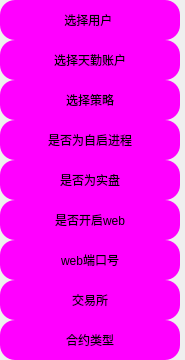
                <widget class="QFrame" name="upper_left_3">
                 <property name="sizePolicy">
                  <sizepolicy hsizetype="Minimum" vsizetype="Expanding">
                   <horstretch>0</horstretch>
                   <verstretch>0</verstretch>
                  </sizepolicy>
                 </property>
                 <property name="minimumSize">
                  <size>
                   <width>185</width>
                   <height>0</height>
                  </size>
                 </property>
                 <property name="maximumSize">
                  <size>
                   <width>185</width>
                   <height>1000</height>
                  </size>
                 </property>
                 <property name="styleSheet">
                  <string notr="true">border:none</string>
                 </property>
                 <property name="frameShape">
                  <enum>QFrame::StyledPanel</enum>
                 </property>
                 <property name="frameShadow">
                  <enum>QFrame::Raised</enum>
                 </property>
                 <layout class="QVBoxLayout" name="verticalLayout_32">
                  <property name="spacing">
                   <number>0</number>
                  </property>
                  <property name="leftMargin">
                   <number>0</number>
                  </property>
                  <property name="topMargin">
                   <number>0</number>
                  </property>
                  <property name="rightMargin">
                   <number>0</number>
                  </property>
                  <property name="bottomMargin">
                   <number>0</number>
                  </property>
                  <item>
                   <widget class="QLabel" name="label_select_clients_name1">
                    <property name="minimumSize">
                     <size>
                      <width>180</width>
                      <height>40</height>
                     </size>
                    </property>
                    <property name="maximumSize">
                     <size>
                      <width>180</width>
                      <height>40</height>
                     </size>
                    </property>
                    <property name="styleSheet">
                     <string notr="true">QLabel {
	font: 700 18pt &quot;等线&quot;;
	background-color: rgb(255, 0, 255);
	border-radius: 15px;
}

QLabel:hover{
	border: 3px solid rgb(0, 255, 0);
}
QLabel:disabled{
	color: rgb(0, 0, 0);
	border-color: rgb(166, 166, 166);
    background-color: rgb(186, 186, 186);
}</string>
                    </property>
                    <property name="text">
                     <string>选择用户 </string>
                    </property>
                    <property name="alignment">
                     <set>Qt::AlignCenter</set>
                    </property>
                    <property name="buddy">
                     <cstring>comboBox_select_clients_name</cstring>
                    </property>
                   </widget>
                  </item>
                  <item>
                   <widget class="QLabel" name="label_select_tq_account">
                    <property name="enabled">
                     <bool>true</bool>
                    </property>
                    <property name="minimumSize">
                     <size>
                      <width>180</width>
                      <height>40</height>
                     </size>
                    </property>
                    <property name="maximumSize">
                     <size>
                      <width>180</width>
                      <height>40</height>
                     </size>
                    </property>
                    <property name="styleSheet">
                     <string notr="true">QLabel {
	font: 700 18pt &quot;等线&quot;;
	background-color: rgb(255, 0, 255);
	border-radius: 15px;
}

QLabel:hover{
	border: 3px solid rgb(0, 255, 0);
}
QLabel:disabled{
	color: rgb(0, 0, 0);
	border-color: rgb(166, 166, 166);
    background-color: rgb(186, 186, 186);
}</string>
                    </property>
                    <property name="text">
                     <string>选择天勤账户</string>
                    </property>
                    <property name="alignment">
                     <set>Qt::AlignCenter</set>
                    </property>
                    <property name="buddy">
                     <cstring>comboBox_select_tq_account</cstring>
                    </property>
                   </widget>
                  </item>
                  <item>
                   <widget class="QLabel" name="label_select_strategy">
                    <property name="enabled">
                     <bool>true</bool>
                    </property>
                    <property name="minimumSize">
                     <size>
                      <width>180</width>
                      <height>40</height>
                     </size>
                    </property>
                    <property name="maximumSize">
                     <size>
                      <width>180</width>
                      <height>40</height>
                     </size>
                    </property>
                    <property name="styleSheet">
                     <string notr="true">QLabel {
	font: 700 18pt &quot;等线&quot;;
	background-color: rgb(255, 0, 255);
	border-radius: 15px;
}

QLabel:hover{
	border: 3px solid rgb(0, 255, 0);
}
QLabel:disabled{
	color: rgb(0, 0, 0);
	border-color: rgb(166, 166, 166);
    background-color: rgb(186, 186, 186);
}</string>
                    </property>
                    <property name="text">
                     <string>选择策略</string>
                    </property>
                    <property name="alignment">
                     <set>Qt::AlignCenter</set>
                    </property>
                    <property name="buddy">
                     <cstring>comboBox_select_strategy</cstring>
                    </property>
                   </widget>
                  </item>
                  <item>
                   <widget class="QLabel" name="label_whether_self_start">
                    <property name="minimumSize">
                     <size>
                      <width>180</width>
                      <height>40</height>
                     </size>
                    </property>
                    <property name="maximumSize">
                     <size>
                      <width>180</width>
                      <height>40</height>
                     </size>
                    </property>
                    <property name="styleSheet">
                     <string notr="true">QLabel {
	font: 700 18pt &quot;等线&quot;;
	background-color: rgb(255, 0, 255);
	border-radius: 15px;
}

QLabel:hover{
	border: 3px solid rgb(0, 255, 0);
}
QLabel:disabled{
	color: rgb(0, 0, 0);
	border-color: rgb(166, 166, 166);
    background-color: rgb(186, 186, 186);
}</string>
                    </property>
                    <property name="text">
                     <string>是否为自启进程</string>
                    </property>
                    <property name="alignment">
                     <set>Qt::AlignCenter</set>
                    </property>
                    <property name="buddy">
                     <cstring>checkBox_whether_self_start</cstring>
                    </property>
                   </widget>
                  </item>
                  <item>
                   <widget class="QLabel" name="label_whether_live_futures_trading">
                    <property name="enabled">
                     <bool>true</bool>
                    </property>
                    <property name="minimumSize">
                     <size>
                      <width>180</width>
                      <height>40</height>
                     </size>
                    </property>
                    <property name="maximumSize">
                     <size>
                      <width>180</width>
                      <height>40</height>
                     </size>
                    </property>
                    <property name="styleSheet">
                     <string notr="true">QLabel {
	font: 700 18pt &quot;等线&quot;;
	background-color: rgb(255, 0, 255);
	border-radius: 15px;
}

QLabel:hover{
	border: 3px solid rgb(0, 255, 0);
}
QLabel:disabled{
	color: rgb(0, 0, 0);
	border-color: rgb(166, 166, 166);
    background-color: rgb(186, 186, 186);
}</string>
                    </property>
                    <property name="text">
                     <string>是否为实盘</string>
                    </property>
                    <property name="alignment">
                     <set>Qt::AlignCenter</set>
                    </property>
                    <property name="buddy">
                     <cstring>checkBox_whether_live_futures_trading</cstring>
                    </property>
                   </widget>
                  </item>
                  <item>
                   <widget class="QLabel" name="label_whether_open_web_services">
                    <property name="minimumSize">
                     <size>
                      <width>180</width>
                      <height>40</height>
                     </size>
                    </property>
                    <property name="maximumSize">
                     <size>
                      <width>180</width>
                      <height>40</height>
                     </size>
                    </property>
                    <property name="styleSheet">
                     <string notr="true">QLabel {
	font: 700 18pt &quot;等线&quot;;
	background-color: rgb(255, 0, 255);
	border-radius: 15px;
}

QLabel:hover{
	border: 3px solid rgb(0, 255, 0);
}
QLabel:disabled{
	color: rgb(0, 0, 0);
	border-color: rgb(166, 166, 166);
    background-color: rgb(186, 186, 186);
}</string>
                    </property>
                    <property name="text">
                     <string>是否开启web</string>
                    </property>
                    <property name="alignment">
                     <set>Qt::AlignCenter</set>
                    </property>
                    <property name="buddy">
                     <cstring>checkBox_whether_open_web_services</cstring>
                    </property>
                   </widget>
                  </item>
                  <item>
                   <widget class="QLabel" name="label_web_port">
                    <property name="minimumSize">
                     <size>
                      <width>180</width>
                      <height>40</height>
                     </size>
                    </property>
                    <property name="maximumSize">
                     <size>
                      <width>180</width>
                      <height>40</height>
                     </size>
                    </property>
                    <property name="styleSheet">
                     <string notr="true">QLabel {
	font: 700 18pt &quot;等线&quot;;
	background-color: rgb(255, 0, 255);
	border-radius: 15px;
}

QLabel:hover{
	border: 3px solid rgb(0, 255, 0);
}
QLabel:disabled{
	color: rgb(0, 0, 0);
	border-color: rgb(166, 166, 166);
    background-color: rgb(186, 186, 186);
}</string>
                    </property>
                    <property name="text">
                     <string>web端口号</string>
                    </property>
                    <property name="alignment">
                     <set>Qt::AlignCenter</set>
                    </property>
                    <property name="buddy">
                     <cstring>web_port</cstring>
                    </property>
                   </widget>
                  </item>
                  <item>
                   <widget class="QLabel" name="label_exchange">
                    <property name="minimumSize">
                     <size>
                      <width>180</width>
                      <height>40</height>
                     </size>
                    </property>
                    <property name="maximumSize">
                     <size>
                      <width>180</width>
                      <height>40</height>
                     </size>
                    </property>
                    <property name="styleSheet">
                     <string notr="true">QLabel {
	font: 700 18pt &quot;等线&quot;;
	background-color: rgb(255, 0, 255);
	border-radius: 15px;
}

QLabel:hover{
	border: 3px solid rgb(0, 255, 0);
}
QLabel:disabled{
	color: rgb(0, 0, 0);
	border-color: rgb(166, 166, 166);
    background-color: rgb(186, 186, 186);
}</string>
                    </property>
                    <property name="text">
                     <string>交易所</string>
                    </property>
                    <property name="alignment">
                     <set>Qt::AlignCenter</set>
                    </property>
                    <property name="buddy">
                     <cstring>comboBox_exchange</cstring>
                    </property>
                   </widget>
                  </item>
                  <item>
                   <widget class="QLabel" name="label_5">
                    <property name="minimumSize">
                     <size>
                      <width>180</width>
                      <height>40</height>
                     </size>
                    </property>
                    <property name="maximumSize">
                     <size>
                      <width>180</width>
                      <height>40</height>
                     </size>
                    </property>
                    <property name="styleSheet">
                     <string notr="true">QLabel {
	font: 700 18pt &quot;等线&quot;;
	background-color: rgb(255, 0, 255);
	border-radius: 15px;
}

QLabel:hover{
	border: 3px solid rgb(0, 255, 0);
}
QLabel:disabled{
	color: rgb(0, 0, 0);
	border-color: rgb(166, 166, 166);
    background-color: rgb(186, 186, 186);
}</string>
                    </property>
                    <property name="text">
                     <string>合约类型</string>
                    </property>
                    <property name="alignment">
                     <set>Qt::AlignCenter</set>
                    </property>
                   </widget>
                  </item>
                 </layout>
                </widget>
